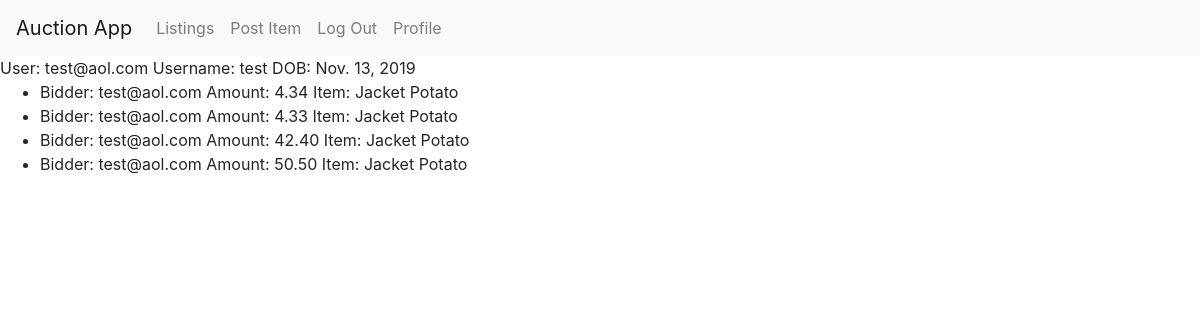
The app's page /auction/profile/ (signed in), older data.
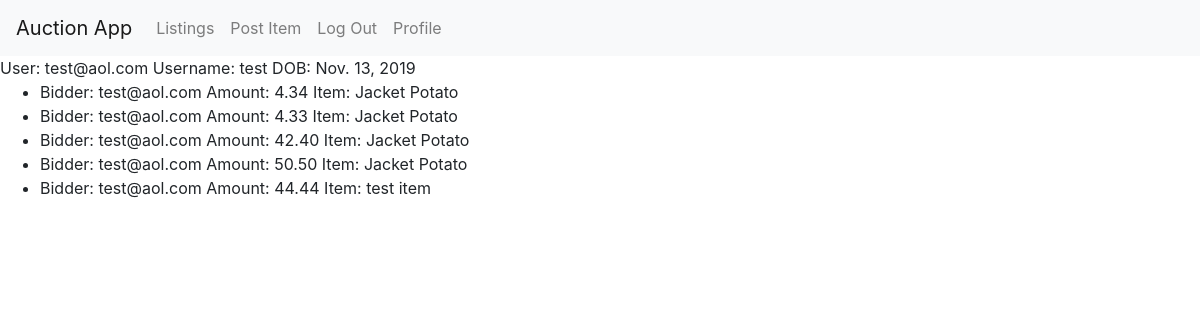
The same page, newer data.
### auction/models.py (models this page shows)
class Bid(models.Model):
  userProfile = models.ForeignKey(UserProfile, on_delete=models.CASCADE)
  item = models.ForeignKey(Item, on_delete=models.CASCADE)
  amount = models.DecimalField(max_digits=8, decimal_places=2)
  bidDateTime = models.DateTimeField()

class Item(models.Model):
  title = models.CharField(max_length=100)
  description = models.CharField(max_length=100)
  image = models.ImageField(upload_to='gallery', blank=True, null=True)
  endDateTime = models.DateTimeField(default=now, editable=True)
  userProfile = models.ForeignKey(UserProfile, on_delete=models.CASCADE)
  price = models.DecimalField(max_digits=8, decimal_places=2, default=0.99)

### auction/views.py (the view)
    def check_loggedin(request):
        if 'username' in request.session:
            return view(request)
        else:
            return redirect('/auction/login')

### auction/models.py (called while the page is built)
    def __str__(self):
          return "username: " + self.username +  '\nemail:' + self.email + ", \ndob: " + str(self.dob)

### auction/views.py (called while the page is built)
def loggedin(view):
    def check_loggedin(request):
        if 'username' in request.session:
            return view(request)
        else:
            return redirect('/auction/login')
    return check_loggedin

@loggedin
def profile(request):
    user = UserProfile.objects.get(username=request.session['username'])
    bids = Bid.objects.filter(userProfile=user)
    context = {
        'user': user,
        'bids': bids
    }
    print(context)
    return render(request, 'auction/profile.html', context)

### auction/templates/auction/profile.html (shortened to what this page needs)
<!DOCTYPE html>
<html lang="en">
  <head>
    <link
      rel="stylesheet"
      href="https://maxcdn.bootstrapcdn.com/bootstrap/4.1.3/css/bootstrap.min.css"
    />
  </head>
  <body>
    <nav class="navbar navbar-expand-lg navbar-light bg-light">
      <a class="navbar-brand" href="/auction/">Auction App</a>
      <div class="collapse navbar-collapse" id="navbarSupportedContent">
        <ul class="navbar-nav mr-auto">
          <li class="nav-item">
            <a class="nav-link" href="/auction/listings"
              >Listings <span class="sr-only">(current)</span></a
            >
          </li>
          {% if request.session.username is None %}
          <li class="nav-item">
            <a class="nav-link" href="/auction/login"
              >Log In <span class="sr-only">(current)</span></a
            >
          </li>
          {% else %}
          <li class="nav-item">
            <a class="nav-link" href="/auction/list"
              >Post Item <span class="sr-only">(current)</span></a
            >
          </li>
          <li class="nav-item">
            <a class="nav-link" href="/auction/logout"
              >Log Out <span class="sr-only">(current)</span></a
            >
          </li>
          <li class="nav-item">
              <a class="nav-link" href="/auction/profile"
                >Profile <span class="sr-only">(current)</span></a
              >
            </li
          {% endif %}
        </ul>
      </div>
    </nav>
    User: {{user.email}} Username: {{user.username}} DOB: {{user.dob}}
    <ul>
      {% for bid in bids %}
      <li>
        Bidder: {{bid.userProfile.email}} Amount: {{bid.amount}} Item:
        {{bid.item.title}}
      </li>
      {% endfor %}
    </ul>
  </body>
</html>

Row changes from the older to the newer data that the page shows:
added Bid: userProfile.email "test@aol.com", amount "44.44", item "test item"
